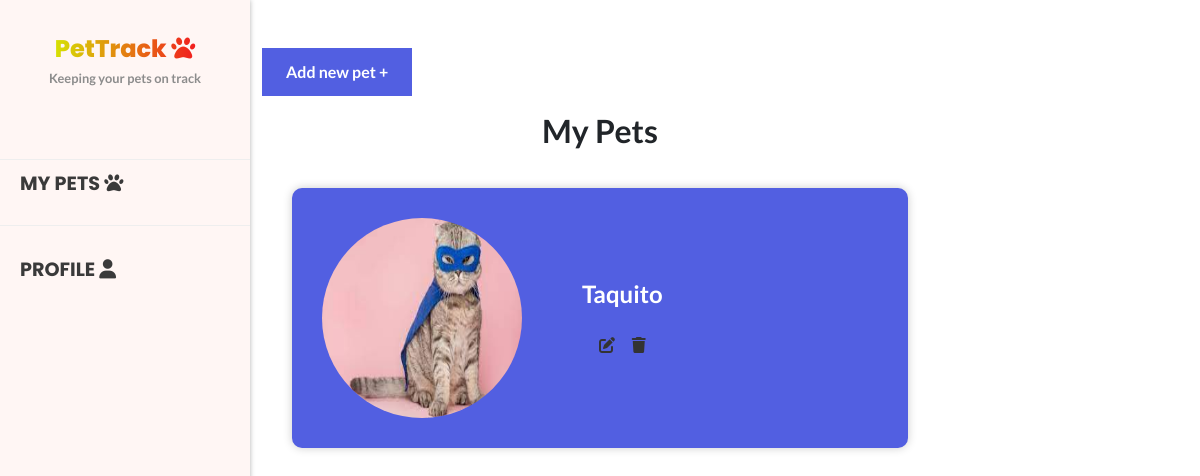
The page /home (signed in) on the database as committed earlier.
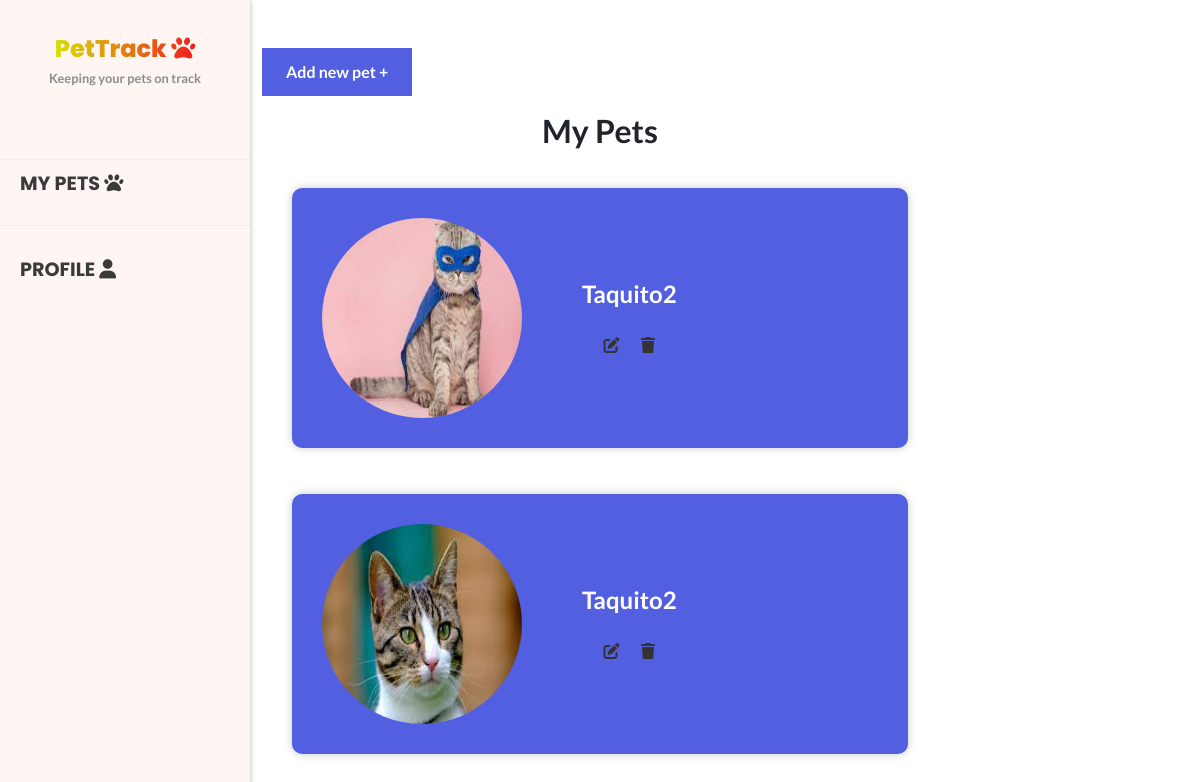
The same page on the database as committed later.
### main/models.py (models this page shows, shortened)
class Pet(models.Model):
    name=models.CharField(max_length=50);
    specie=models.CharField(max_length=50);
    birth=models.DateField();
    weight=models.IntegerField();
    sex=models.CharField(max_length=15);
    owner=models.ForeignKey(User,on_delete=models.CASCADE,related_name="pets");
    pet_image=models.ImageField(null=True,blank=True,upload_to="images/")
    breed=models.CharField(max_length=50);
    vacciness=models.ManyToManyField(Vaccine)
    history=models.ManyToManyField(History)

### main/views.py (the view)
# urls.py: path('home',views.home,name="home"),
@login_required
def home(request):
    current_date = datetime.now().date()
    formatted_date = current_date.strftime('%Y-%m-%d')
    pets=Pet.objects.filter(owner=request.user)
    return render(request,'auth/home.html',{
        'pets':pets,
        'date':  formatted_date
    });

### main/templates/auth/home.html (shortened to what this page needs)
{% extends 'adminLayout.html' %}
{% load static %}
{% block body %}
<button type="button" class="btn-2 " data-bs-toggle="modal" data-bs-target="#exampleModal">Add new pet +</button>
<h2 class="text-center fw-bold mt-3">My Pets</h2>
<div class="card-container">
  {% if pets %}
  {% for pet in pets %}
    <a href="{% url 'dashboard' id=pet.id %}">
      <div class="pet mb-3">
        <div class="pet-start">
          {% if pet.pet_image %}
            <img src="{{ pet.pet_image.url }}" class="pet-img" alt="...">
          {% endif %}
        </div>
        <div class="pet-body">
          <h5 class="pet-title text-center text-white" >{{ pet.name }} </h5>
          <div class="mt-4 actionsPet">
            <div class="editPet" data-bs-toggle="modal" data-bs-target="#exampleModal" data-petid="{{ pet.id }}" data-name="{{pet.name}}"
            data-birth="{{pet.birth}}" data-sex="{{pet.sex}}" data-breed="{{pet.breed}}" data-weight="{{pet.weight}}" data-specie="{{pet.specie}}"
            > <i class="fa-solid fa-pen-to-square"></i></div>
            <div class="deletePet" data-id="{{ pet.id }}"> <i class="fa-solid fa-trash"></i></div>
          </div>
        </div>
      </div>
    </a>
  {% endfor %}
  {% else %}
  <p class="text-center ">
    You do not have any pet registered</p>
  {% endif %}
</div>
{% endblock body %}

### main/templates/adminLayout.html (shortened to what this page needs)
{% load static %}
<!DOCTYPE html>
<html lang="en">
<head>
    <link href="https://cdn.jsdelivr.net/npm/bootstrap@5.3.0-alpha3/dist/css/bootstrap.min.css" rel="stylesheet">
    <link href="{% static 'pets/styles.css' %}" rel="stylesheet">
</head>
<body>
<div class=" main-container">
    <aside>
        <div class="brand">
          <a href="/home">
            <h4 class="text-gradient">PetTrack  <i class="fa-solid fa-paw"></i> </h4>
            <p class="slogan">Keeping your pets on track</p></a>
        </div>
        <a class="myPets" href="{% url "home" %}">
            <p>My pets <i class="fa-solid fa-paw"></i> </p>
        </a>
        <a class="profile" href="{% url "profile" %}">
            <p>Profile <i class="fa-solid fa-user"></i> </p>
        </a>
    </aside>
  </div>
  <main class="mt-5 container">
    {% block body %}
    {% endblock body %}
  </main>
</body>
</html>

### main/static/pets/styles.css (style rules this page uses)
body { font-family: 'Lato', sans-serif !important; }
.brand { text-align: center; margin-bottom: 20px; }
.brand p { margin-top: 0; }
@media (min-width: 992px) { .container { max-width: 700px; } }
aside { position: fixed; top: 0; left: 0; bottom: 0; width: 250px; z-index: 1000; overflow-y: auto; transition: all 0.3s ease-in-out; box-shadow: 0 0 5px rgba(0, 0, 0, 0.3); background-color: #FFF6F4; }
.brand { padding: 20px; text-align: center; }
.brand h4 { font-family: 'Poppins', sans-serif !important; font-weight: 800 !important; background: rgb(211,245,0); background: linear-gradient(90deg, rgba(211,245,0,1) 0%, rgba(244,9,33,1) 100%); -webkit-background-clip: text; -moz-background-clip: text; background-clip: text; color: transparent; letter-spacing: .01px; margin-bottom: 0; }
.brand p { font-family: 'Lato', sans-serif; font-size: 0.8rem; margin-top: 5px; color: #8c8c8c; }
aside a { display: block; padding: 15px 20px; font-family: 'Lato', sans-serif; font-size: 1rem; font-weight: 700; text-decoration: none; color: #3a3a3a; transition: background-color 0.3s ease; }
.myPets { border-top: 1px solid #eee; border-bottom: 1px solid #eee; margin: 20px 0; padding: 10px 20px; font-family: 'Poppins', sans-serif; font-size: 1.2rem; font-weight: 700; text-transform: uppercase; color: #3a3a3a; }
.profile { margin: 20px 0; padding: 10px 20px; font-family: 'Poppins', sans-serif; font-size: 1.2rem; font-weight: 700; text-transform: uppercase; color: #3a3a3a; }
.main-container { display: flex; justify-content: center; }
.card-container { display: flex; flex-direction: column; justify-content: center; }
.pet { background-color: #525FE1; border: none; border-radius: 10px; box-shadow: 0px 0px 10px rgba(0, 0, 0, 0.2); margin: 30px; padding: 30px; transition: all 0.3s ease-in-out; cursor: pointer; display: flex; flex-direction: row; align-items: center; }
.pet-body { margin-left: 60px; }
.pet-title { color: #333; font-size: 24px; font-weight: bold; margin: 0; }
.pet-img { border-radius: 50%; width: 200px; height: 200px; }
a { text-decoration: none; color: #333; }
.btn-2 { display: inline-block; padding: 12px 24px; background-color: #525FE1; color: #fff; border: none; font-size: 16px; font-weight: bold; text-align: center; text-decoration: none; cursor: pointer; transition: background-color 0.3s ease; }
.actionsPet { display: flex; flex-direction: row; justify-content: space-evenly; align-items: center; }

Rows that differ between the two databases and show on the page:
changed Pet (number 1 of 2 on the later page): name "Taquito" → "Taquito2"
added Pet: pet_image (picture), name "Taquito2"
